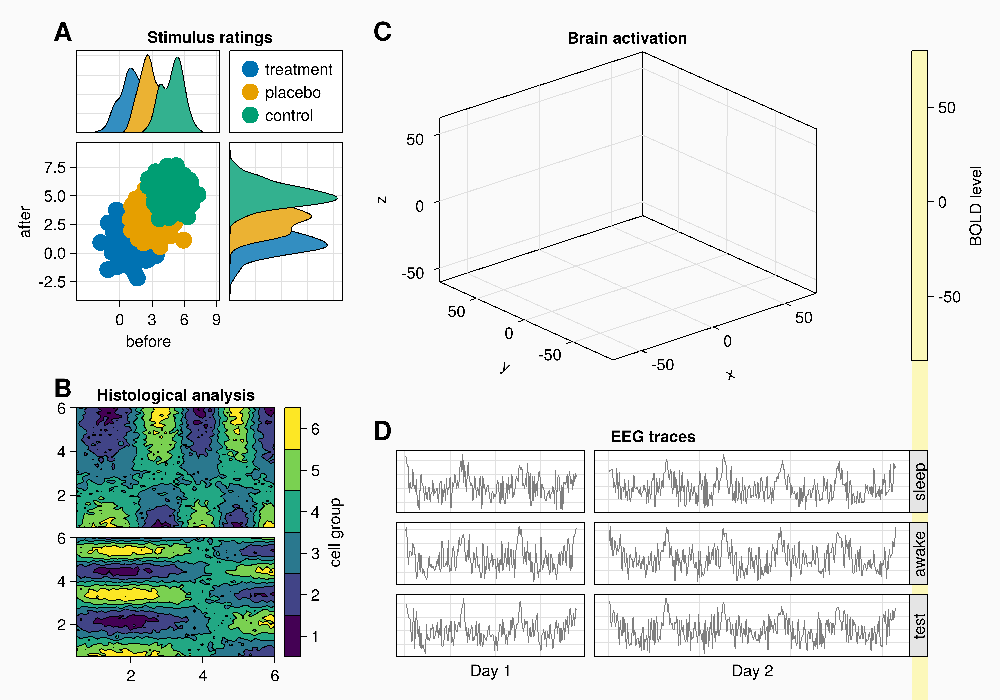

The script that saved this image:
using TaichiMakie
using Makie.FileIO

f = Figure(backgroundcolor = RGBf(0.98, 0.98, 0.98),
           resolution = (1000, 700))
ga = f[1, 1] = GridLayout()
gb = f[2, 1] = GridLayout()
gcd = f[1:2, 2] = GridLayout()
gc = gcd[1, 1] = GridLayout()
gd = gcd[2, 1] = GridLayout()
axtop = Axis(ga[1, 1])
axmain = Axis(ga[2, 1], xlabel = "before", ylabel = "after")
axright = Axis(ga[2, 2])

linkyaxes!(axmain, axright)
linkxaxes!(axmain, axtop)

labels = ["treatment", "placebo", "control"]
data = randn(3, 100, 2) .+ [1, 3, 5]

for (label, col) in zip(labels, eachslice(data, dims = 1))
    scatter!(axmain, col, label = label)
    density!(axtop, col[:, 1])
    density!(axright, col[:, 2], direction = :y)
end

ylims!(axtop, low = 0)
xlims!(axright, low = 0)

axmain.xticks = 0:3:9
axtop.xticks = 0:3:9

leg = Legend(ga[1, 2], axmain)

hidedecorations!(axtop, grid = false)
hidedecorations!(axright, grid = false)
leg.tellheight = true

colgap!(ga, 10)
rowgap!(ga, 10)

Label(ga[1, 1:2, Top()], "Stimulus ratings", valign = :bottom,
      font = "TeX Gyre Heros Bold",
      padding = (0, 0, 5, 0))

xs = LinRange(0.5, 6, 50)
ys = LinRange(0.5, 6, 50)
data1 = [sin(x^1.5) * cos(y^0.5) for x in xs, y in ys] .+ 0.1 .* randn.()
data2 = [sin(x^0.8) * cos(y^1.5) for x in xs, y in ys] .+ 0.1 .* randn.()

ax1, hm = contourf(gb[1, 1], xs, ys, data1,
                   levels = 6)
ax1.title = "Histological analysis"
contour!(ax1, xs, ys, data1, levels = 5, color = :black)
hidexdecorations!(ax1)

ax2, hm2 = contourf(gb[2, 1], xs, ys, data2,
                    levels = 6)
contour!(ax2, xs, ys, data2, levels = 5, color = :black)

cb = Colorbar(gb[1:2, 2], hm, label = "cell group")
low, high = extrema(data1)
edges = range(low, high, length = 7)
centers = (edges[1:6] .+ edges[2:7]) .* 0.5
cb.ticks = (centers, string.(1:6))

cb.alignmode = Mixed(right = 0)

colgap!(gb, 10)
rowgap!(gb, 10)

brain = load(assetpath("brain.stl"))

ax3d = Axis3(gc[1, 1], title = "Brain activation")
m = mesh!(ax3d,
          brain,
          color = [tri[1][2] for tri in brain for i in 1:3],
          colormap = Reverse(:magma))
Colorbar(gc[1, 2], m, label = "BOLD level")

axs = [Axis(gd[row, col]) for row in 1:3, col in 1:2]
hidedecorations!.(axs, grid = false, label = false)

for row in 1:3, col in 1:2
    xrange = col == 1 ? (0:0.1:(6pi)) : (0:0.1:(10pi))

    eeg = [sum(sin(pi * rand() + k * x) / k for k in 1:10)
           for x in xrange] .+ 0.1 .* randn.()

    lines!(axs[row, col], eeg, color = (:black, 0.5))
end

axs[3, 1].xlabel = "Day 1"
axs[3, 2].xlabel = "Day 2"

Label(gd[1, :, Top()], "EEG traces", valign = :bottom,
      font = "TeX Gyre Heros Bold",
      padding = (0, 0, 5, 0))

rowgap!(gd, 10)
colgap!(gd, 10)

for (i, label) in enumerate(["sleep", "awake", "test"])
    Box(gd[i, 3], color = :gray90)
    Label(gd[i, 3], label, rotation = pi / 2, tellheight = false)
end

colgap!(gd, 2, 0)

n_day_1 = length(0:0.1:(6pi))
n_day_2 = length(0:0.1:(10pi))

colsize!(gd, 1, Auto(n_day_1))
colsize!(gd, 2, Auto(n_day_2))

for (label, layout) in zip(["A", "B", "C", "D"], [ga, gb, gc, gd])
    Label(layout[1, 1, TopLeft()], label,
          textsize = 26,
          font = "TeX Gyre Heros Bold",
          padding = (0, 5, 5, 0),
          halign = :right)
end

colsize!(f.layout, 1, Auto(0.5))

rowsize!(gcd, 1, Auto(1.5))

save(joinpath(@__DIR__, "layout.png"), f)
